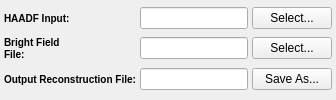
      <widget class="QWidget" name="tab_4">
       <attribute name="title">
        <string>Inputs</string>
       </attribute>
       <layout class="QGridLayout" name="gridLayout_7">
        <property name="margin">
         <number>4</number>
        </property>
        <property name="spacing">
         <number>4</number>
        </property>
        <item row="0" column="0">
         <widget class="QLabel" name="label_6">
          <property name="toolTip">
           <string>Input aligned data </string>
          </property>
          <property name="styleSheet">
           <string notr="true">QLabel {
font-weight: bold;
font-size: 10px;
}</string>
          </property>
          <property name="text">
           <string>HAADF Input:</string>
          </property>
         </widget>
        </item>
        <item row="0" column="1">
         <widget class="QFSDropLineEdit" name="inputMRCFilePath">
          <property name="toolTip">
           <string>Input aligned data </string>
          </property>
          <property name="text">
           <string/>
          </property>
         </widget>
        </item>
        <item row="0" column="2">
         <widget class="QPushButton" name="inputMRCFilePathBtn">
          <property name="sizePolicy">
           <sizepolicy hsizetype="Maximum" vsizetype="Fixed">
            <horstretch>0</horstretch>
            <verstretch>0</verstretch>
           </sizepolicy>
          </property>
          <property name="text">
           <string>Select...</string>
          </property>
         </widget>
        </item>
        <item row="1" column="0">
         <widget class="QLabel" name="label_37">
          <property name="toolTip">
           <string>Bright Field aligned data </string>
          </property>
          <property name="styleSheet">
           <string notr="true">QLabel {
font-weight: bold;
font-size: 10px;
}</string>
          </property>
          <property name="text">
           <string>Bright Field
File:</string>
          </property>
         </widget>
        </item>
        <item row="1" column="1">
         <widget class="QFSDropLineEdit" name="inputBrightFieldFilePath">
          <property name="toolTip">
           <string>Bright Field aligned data </string>
          </property>
          <property name="text">
           <string/>
          </property>
         </widget>
        </item>
        <item row="1" column="2">
         <widget class="QPushButton" name="inputBrightFieldFilePathBtn">
          <property name="sizePolicy">
           <sizepolicy hsizetype="Maximum" vsizetype="Fixed">
            <horstretch>0</horstretch>
            <verstretch>0</verstretch>
           </sizepolicy>
          </property>
          <property name="text">
           <string>Select...</string>
          </property>
         </widget>
        </item>
        <item row="2" column="0">
         <widget class="QLabel" name="label_7">
          <property name="enabled">
           <bool>true</bool>
          </property>
          <property name="toolTip">
           <string>The output image to be written at the conclusion of the reconstruction</string>
          </property>
          <property name="styleSheet">
           <string notr="true">QLabel {
font-weight: bold;
font-size: 10px;
}</string>
          </property>
          <property name="text">
           <string>Output Reconstruction File:</string>
          </property>
         </widget>
        </item>
        <item row="2" column="1">
         <widget class="QFSDropLineEdit" name="reconstructedVolumeFileName">
          <property name="enabled">
           <bool>true</bool>
          </property>
          <property name="toolTip">
           <string>The output image to be written at the conclusion of the reconstruction</string>
          </property>
          <property name="text">
           <string/>
          </property>
         </widget>
        </item>
        <item row="2" column="2">
         <widget class="QPushButton" name="reconstructedVolumeFileNameBtn">
          <property name="sizePolicy">
           <sizepolicy hsizetype="Maximum" vsizetype="Fixed">
            <horstretch>0</horstretch>
            <verstretch>0</verstretch>
           </sizepolicy>
          </property>
          <property name="text">
           <string>Save As...</string>
          </property>
         </widget>
        </item>
       </layout>
      </widget>
